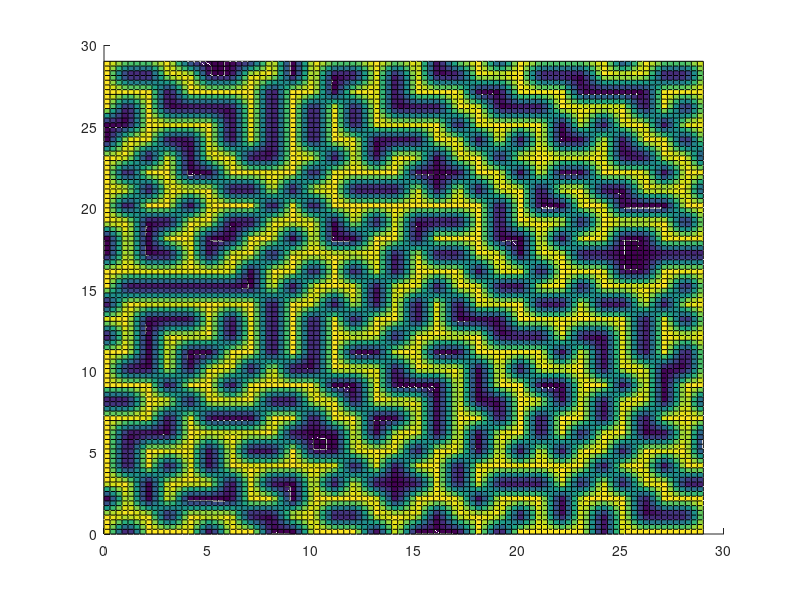

Source code (MATLAB):
function spline2D_comp()
spline2Duniform()
%spline2Dmatrix()
return

function t=check_sanity(knot_vector,p)

  initial = knot_vector(1)
  kvsize = size(knot_vector,2)

  t = true
  counter = 1

  for i=1:p+1
    if (initial ~= knot_vector(i))
      t = false
      return
    end
  end


  for i=p+2:kvsize-p-1
    if (initial == knot_vector(i))
      counter = counter + 1
      if (counter > p)
        t = false  
        return
      end
    else
      initial = knot_vector(i)
      counter = 1
    end
  end

  initial = knot_vector(kvsize)

  for i=kvsize-p:kvsize
    if (initial ~= knot_vector(i))
      t = false
      return
    end
  end
  
  for i=1:kvsize-1
    if (knot_vector(i)>knot_vector(i+1))
      t = false
    end
  end

  return

end


function spline2Dmatrix()
knot_vectorx=[0 1 2]

knot_vectory=[0 1 2]

precision = 0.1

%macros
compute_nr_basis_functions = @(knot_vector,p) size(knot_vector, 2) - p - 1
mesh   = @(a,c) [a:precision*(c-a):c]

%splines in x
px = compute_p(knot_vectorx)
tx = check_sanity(knot_vectorx,px)
nrx = compute_nr_basis_functions(knot_vectorx,px)

x_begin = knot_vectorx(1)
x_end = knot_vectorx(size(knot_vectorx,2))

x=mesh(x_begin,x_end);

%splines in y
py = compute_p(knot_vectory)
ty = check_sanity(knot_vectory,py)
nry = compute_nr_basis_functions(knot_vectorx,py)

y_begin = knot_vectory(1)
y_end = knot_vectory(size(knot_vectory,2))

y=mesh(y_begin,y_end);

%X and Y coordinates of points over the 2D mesh
[X,Y]=meshgrid(x,y);

M(1:nrx*nry,1:nrx*nry)=0.0;
hold on
for i=1:nrx
  %compute values of 
  vx=compute_spline(knot_vectorx,px,i,X);
  for j=1:nry
    vy=compute_spline(knot_vectory,py,j,Y);
    spline1=vx.*vy;
    for k=1:nrx
      %compute values of 
      vx2=compute_spline(knot_vectorx,px,k,X);
      for l=1:nry
        vy2=compute_spline(knot_vectory,py,l,Y);
        spline2=vx2.*vy2;
        crossection = spline1.*spline2;
        M(i+(j-1)*nry,k+(l-1)*nry)=M(i+(j-1)*nry,k+(l-1)*nry)+norm(crossection);
      end
    end
  end
end
crossection
hold off

end

function spline2Duniform()
knot_vectorx=[0, 0, 1, 2, 3, 4, 5, 6, 7, 8, 9, 10, 11, 12, 13, 14, 15, 16, 17, 18, 19, 20, 21, 22, 23, 24, 25, 26, 27, 28, 29, 29]
knot_vectory=[0, 0, 1, 2, 3, 4, 5, 6, 7, 8, 9, 10, 11, 12, 13, 14, 15, 16, 17, 18, 19, 20, 21, 22, 23, 24, 25, 26, 27, 28, 29, 29]
coeff_vector=[
[1, 1, 0, 1, 1, 1, 1, 1, 0, 1, 1, 1, 0, 1, 0, 1, 1, 0, 0, 1, 1, 1, 1, 1, 0, 0, 1, 1, 1, 1],
[0, 1, 1, 1, 0, 0, 0, 1, 0, 1, 0, 1, 1, 1, 1, 0, 1, 1, 1, 1, 0, 1, 0, 1, 1, 0, 0, 1, 0, 1],
[1, 1, 0, 0, 1, 1, 0, 1, 1, 1, 0, 0, 0, 0, 1, 0, 1, 0, 0, 0, 1, 0, 1, 0, 1, 1, 1, 1, 0, 1],
[1, 0, 1, 1, 0, 1, 0, 0, 1, 0, 1, 1, 1, 0, 1, 0, 1, 0, 1, 0, 1, 1, 1, 1, 0, 1, 0, 0, 1, 1],
[1, 1, 0, 1, 1, 1, 1, 1, 0, 1, 0, 0, 1, 0, 1, 0, 1, 1, 1, 1, 0, 1, 0, 0, 0, 1, 0, 1, 1, 0],
[0, 1, 0, 1, 0, 0, 1, 0, 1, 1, 1, 0, 1, 1, 1, 0, 1, 0, 0, 1, 1, 1, 0, 1, 1, 1, 0, 1, 0, 0],
[1, 1, 0, 0, 1, 1, 1, 0, 1, 0, 1, 1, 0, 0, 1, 0, 1, 1, 0, 0, 1, 0, 1, 1, 0, 0, 0, 1, 0, 0],
[1, 0, 1, 1, 1, 0, 1, 0, 1, 1, 0, 1, 1, 1, 1, 0, 0, 1, 1, 0, 1, 0, 1, 0, 1, 1, 1, 1, 1, 0],
[0, 0, 1, 0, 1, 0, 1, 1, 0, 1, 1, 0, 0, 0, 0, 1, 1, 0, 1, 1, 0, 1, 1, 0, 0, 0, 0, 0, 1, 1],
[0, 1, 0, 0, 1, 1, 0, 1, 0, 1, 0, 1, 1, 1, 1, 0, 1, 1, 0, 1, 1, 0, 1, 1, 1, 1, 1, 1, 0, 0],
[1, 1, 1, 1, 1, 0, 0, 0, 1, 1, 0, 0, 0, 0, 1, 1, 0, 1, 1, 1, 0, 1, 0, 1, 0, 0, 0, 1, 1, 1],
[1, 0, 1, 0, 1, 0, 0, 1, 1, 0, 1, 1, 1, 1, 0, 1, 1, 1, 0, 0, 1, 1, 1, 0, 1, 1, 1, 0, 0, 1],
[1, 0, 1, 1, 0, 1, 1, 1, 0, 0, 1, 0, 1, 0, 1, 1, 0, 1, 0, 1, 1, 0, 1, 1, 1, 0, 0, 1, 0, 1],
[0, 1, 1, 0, 1, 1, 0, 0, 1, 1, 1, 0, 1, 1, 0, 0, 1, 1, 1, 0, 1, 0, 1, 0, 0, 1, 1, 1, 1, 1],
[1, 1, 0, 0, 0, 1, 1, 0, 1, 0, 0, 1, 0, 1, 1, 1, 0, 0, 1, 1, 1, 0, 1, 1, 0, 1, 0, 0, 0, 1],
[0, 1, 1, 0, 1, 0, 1, 1, 1, 0, 1, 1, 1, 0, 0, 1, 1, 1, 0, 0, 1, 1, 0, 1, 0, 1, 0, 1, 1, 1],
[0, 0, 1, 1, 1, 1, 0, 0, 0, 0, 1, 0, 1, 1, 1, 0, 1, 0, 1, 0, 1, 0, 0, 0, 1, 1, 0, 1, 0, 0],
[0, 1, 1, 0, 0, 1, 1, 1, 1, 1, 1, 0, 1, 0, 0, 1, 1, 0, 1, 0, 1, 1, 0, 1, 1, 0, 1, 1, 0, 1],
[1, 1, 0, 1, 1, 0, 0, 1, 0, 0, 0, 1, 1, 0, 1, 1, 0, 1, 1, 1, 1, 0, 1, 1, 0, 1, 1, 0, 1, 1],
[0, 1, 1, 0, 1, 1, 1, 0, 0, 1, 1, 1, 0, 0, 1, 0, 1, 1, 0, 0, 0, 1, 1, 0, 1, 1, 0, 0, 1, 0],
[1, 0, 1, 0, 1, 0, 1, 1, 1, 1, 0, 1, 0, 1, 1, 0, 1, 0, 0, 1, 1, 1, 0, 1, 0, 1, 0, 1, 1, 1],
[1, 1, 1, 0, 1, 1, 0, 0, 1, 0, 1, 1, 0, 1, 0, 1, 0, 1, 1, 1, 0, 0, 1, 1, 1, 1, 0, 1, 0, 1],
[1, 0, 0, 1, 1, 0, 1, 1, 0, 0, 1, 0, 1, 1, 0, 1, 1, 1, 0, 1, 0, 1, 0, 1, 0, 0, 1, 1, 0, 1],
[1, 1, 1, 0, 1, 1, 0, 1, 1, 1, 1, 1, 0, 1, 1, 0, 1, 0, 1, 0, 1, 1, 0, 1, 0, 1, 1, 0, 0, 1],
[0, 0, 1, 1, 0, 1, 1, 0, 0, 1, 0, 0, 0, 1, 0, 1, 1, 0, 1, 1, 1, 0, 1, 1, 1, 0, 1, 0, 1, 1],
[1, 1, 1, 0, 1, 0, 1, 1, 1, 0, 1, 1, 1, 1, 0, 1, 0, 0, 0, 1, 0, 0, 1, 0, 0, 1, 1, 0, 1, 0],
[1, 0, 0, 1, 1, 1, 0, 0, 1, 1, 1, 0, 0, 0, 1, 1, 0, 0, 0, 1, 0, 1, 1, 0, 1, 1, 0, 0, 1, 1],
[1, 0, 1, 1, 0, 1, 0, 1, 0, 0, 0, 1, 1, 1, 0, 1, 1, 0, 1, 1, 0, 1, 0, 1, 1, 0, 1, 1, 0, 1],
[1, 0, 1, 0, 1, 1, 1, 1, 1, 1, 0, 0, 1, 0, 1, 0, 1, 0, 1, 0, 1, 1, 1, 1, 0, 1, 0, 1, 0, 1],
[1, 1, 1, 0, 1, 0, 0, 1, 0, 1, 1, 1, 1, 1, 1, 1, 1, 0, 1, 1, 1, 0, 1, 0, 1, 1, 1, 1, 1, 1]
]

precision = 0.01

%macros
compute_nr_basis_functions = @(knot_vector,p) size(knot_vector, 2) - p - 1
mesh   = @(a,c) [a:precision*(c-a):c]

%splines in x
px = compute_p(knot_vectorx)
tx = check_sanity(knot_vectorx,px)
nrx = compute_nr_basis_functions(knot_vectorx,px)

x_begin = knot_vectorx(1)
x_end = knot_vectorx(size(knot_vectorx,2))

x=mesh(x_begin,x_end);

%splines in y
py = compute_p(knot_vectorx)
ty = check_sanity(knot_vectorx,py)
nry = compute_nr_basis_functions(knot_vectorx,py)

y_begin = knot_vectory(1)
y_end = knot_vectory(size(knot_vectory,2))

y=mesh(y_begin,y_end);

%X and Y coordinates of points over the 2D mesh
[X,Y]=meshgrid(x,y);

% BEGIN changes
u = 0;

hold on
for i=1:nrx
  %compute values of 
  vx=compute_spline(knot_vectorx,px,i,X);
  for j=1:nry
    vy=compute_spline(knot_vectory,py,j,Y);
    u = u + vx.*vy.*coeff_vector(i,j);
  end
end
surf(X,Y,u);
hold off
% END changes

end

function spline()

knot_vector=[0 0 0  1 1 2 2 2 ]

precision = 0.0001


compute_nr_basis_functions = @(knot_vector,p) size(knot_vector, 2) - p - 1
mesh   = @(a,c) [a:precision*(c-a):c]


p = compute_p(knot_vector)
t = check_sanity(knot_vector,p)
nr = compute_nr_basis_functions(knot_vector,p)

x_begin = knot_vector(1)
x_end = knot_vector(size(knot_vector,2))


x=mesh(x_begin,x_end);


y=compute_spline(knot_vector,p,1,x);
plot(x,y)

hold on

for i=2:nr
  y=compute_spline(knot_vector,p,i,x);
  plot(x,y)
end

hold off


end


function p=compute_p(knot_vector)

  initial = knot_vector(1)
  kvsize = size(knot_vector,2)
  i=1

  while (i+1 < kvsize) && (initial == knot_vector(i+1))
    i=i+1
  end
  
  p = i-1
  
  return
end



function y=compute_spline(knot_vector,p,nr,x)
  
  fC= @(x,a,b) (x)/(b-a)-a/(b-a);
  fD= @(x,c,d) (1-x)/(d-c)+(d-1)/(d-c);
  
  
  a = knot_vector(nr);
  b = knot_vector(nr+p);
  c = knot_vector(nr+1);
  d = knot_vector(nr+p+1);

  if (p==0)
    y = 0 .* (x < a) + 1 .* (a <= x & x <= d) + 0 .* (x > d);
    return
  end
  
  lp = compute_spline(knot_vector,p-1,nr,x);
  rp = compute_spline(knot_vector,p-1,nr+1,x);
  
  if (a==b)
    y1 = 0 .* (x < a) + 1 .* (a <= x & x <= b) + 0 .* (x > b);
  else
    y1 = 0 .* (x < a) + fC(x,a,b) .* (a <= x & x <= b) + 0 .* (x > b);
  end
  
  if (c==d)
    y2 = 0 .* (x < c) + 1 .* (c < x & x <= d) + 0 .* (d < x);
  else
    y2 = 0 .* (x < c) + fD(x,c,d) .* (c < x & x <= d) + 0 .* (d < x);
  end
  
  y = lp .* y1 + rp .* y2;
  return
  
end

end